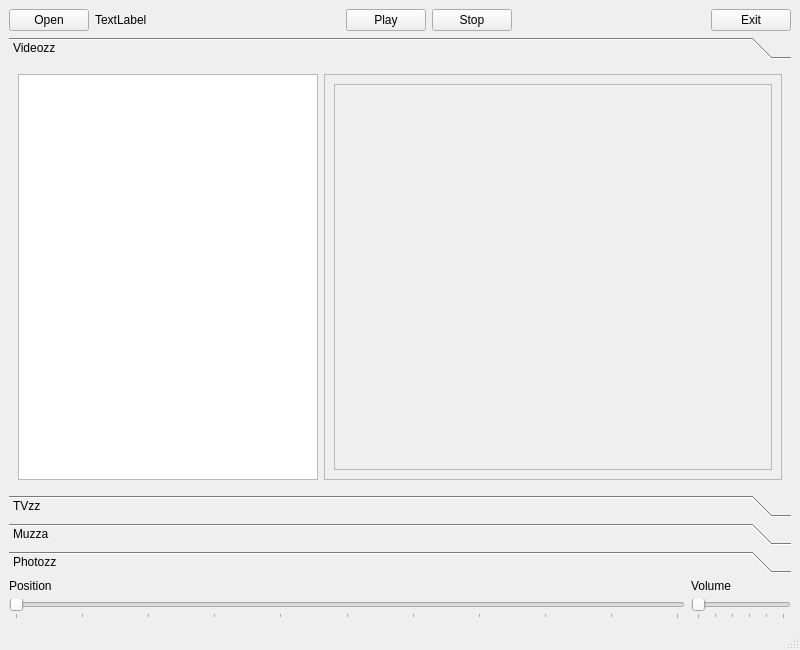
<?xml version="1.0" encoding="UTF-8"?>
<ui version="4.0">
 <class>MainWindow</class>
 <widget class="QMainWindow" name="MainWindow">
  <property name="geometry">
   <rect>
    <x>0</x>
    <y>0</y>
    <width>800</width>
    <height>650</height>
   </rect>
  </property>
  <property name="windowTitle">
   <string>MainWindow</string>
  </property>
  <widget class="QWidget" name="centralwidget">
   <layout class="QGridLayout" name="gridLayout">
    <item row="1" column="0">
     <widget class="QToolBox" name="toolBox">
      <property name="currentIndex">
       <number>0</number>
      </property>
      <widget class="QWidget" name="video">
       <property name="geometry">
        <rect>
         <x>0</x>
         <y>0</y>
         <width>782</width>
         <height>382</height>
        </rect>
       </property>
       <attribute name="label">
        <string>Videozz</string>
       </attribute>
       <layout class="QVBoxLayout" name="verticalLayout">
        <item>
         <layout class="QHBoxLayout" name="horizontalLayout_3">
          <item>
           <widget class="QListWidget" name="listWidget_video">
            <property name="maximumSize">
             <size>
              <width>300</width>
              <height>16777215</height>
             </size>
            </property>
           </widget>
          </item>
          <item>
           <widget class="QFrame" name="frame_video_wrap">
            <property name="sizePolicy">
             <sizepolicy hsizetype="Expanding" vsizetype="Expanding">
              <horstretch>0</horstretch>
              <verstretch>0</verstretch>
             </sizepolicy>
            </property>
            <property name="frameShape">
             <enum>QFrame::StyledPanel</enum>
            </property>
            <property name="frameShadow">
             <enum>QFrame::Raised</enum>
            </property>
            <layout class="QVBoxLayout" name="verticalLayout_5">
             <item>
              <widget class="QFrame" name="frame_video">
               <property name="frameShape">
                <enum>QFrame::StyledPanel</enum>
               </property>
               <property name="frameShadow">
                <enum>QFrame::Raised</enum>
               </property>
              </widget>
             </item>
            </layout>
           </widget>
          </item>
         </layout>
        </item>
       </layout>
      </widget>
      <widget class="QWidget" name="tv">
       <property name="geometry">
        <rect>
         <x>0</x>
         <y>0</y>
         <width>782</width>
         <height>382</height>
        </rect>
       </property>
       <attribute name="label">
        <string>TVzz</string>
       </attribute>
       <layout class="QVBoxLayout" name="verticalLayout_2">
        <item>
         <widget class="QListWidget" name="listWidget_tv"/>
        </item>
       </layout>
      </widget>
      <widget class="QWidget" name="music">
       <attribute name="label">
        <string>Muzza</string>
       </attribute>
       <layout class="QVBoxLayout" name="verticalLayout_3">
        <item>
         <widget class="QListWidget" name="listWidget_music"/>
        </item>
       </layout>
      </widget>
      <widget class="QWidget" name="photo">
       <attribute name="label">
        <string>Photozz</string>
       </attribute>
       <layout class="QVBoxLayout" name="verticalLayout_4">
        <item>
         <widget class="QListWidget" name="listWidget_photo"/>
        </item>
       </layout>
      </widget>
     </widget>
    </item>
    <item row="2" column="0">
     <layout class="QGridLayout" name="gridLayout_2">
      <item row="1" column="0">
       <widget class="QSlider" name="horizontalSlider_video">
        <property name="maximum">
         <number>1000</number>
        </property>
        <property name="orientation">
         <enum>Qt::Horizontal</enum>
        </property>
        <property name="tickPosition">
         <enum>QSlider::TicksBelow</enum>
        </property>
        <property name="tickInterval">
         <number>100</number>
        </property>
       </widget>
      </item>
      <item row="1" column="1">
       <widget class="QSlider" name="horizontalSlider_audio">
        <property name="maximumSize">
         <size>
          <width>100</width>
          <height>16777215</height>
         </size>
        </property>
        <property name="maximum">
         <number>100</number>
        </property>
        <property name="orientation">
         <enum>Qt::Horizontal</enum>
        </property>
        <property name="tickPosition">
         <enum>QSlider::TicksBelow</enum>
        </property>
        <property name="tickInterval">
         <number>20</number>
        </property>
       </widget>
      </item>
      <item row="0" column="1">
       <widget class="QLabel" name="label_2">
        <property name="sizePolicy">
         <sizepolicy hsizetype="Preferred" vsizetype="Minimum">
          <horstretch>0</horstretch>
          <verstretch>0</verstretch>
         </sizepolicy>
        </property>
        <property name="maximumSize">
         <size>
          <width>16777215</width>
          <height>15</height>
         </size>
        </property>
        <property name="text">
         <string>Volume</string>
        </property>
       </widget>
      </item>
      <item row="0" column="0">
       <widget class="QLabel" name="label_3">
        <property name="sizePolicy">
         <sizepolicy hsizetype="Preferred" vsizetype="Minimum">
          <horstretch>0</horstretch>
          <verstretch>0</verstretch>
         </sizepolicy>
        </property>
        <property name="maximumSize">
         <size>
          <width>16777215</width>
          <height>15</height>
         </size>
        </property>
        <property name="text">
         <string>Position</string>
        </property>
       </widget>
      </item>
     </layout>
    </item>
    <item row="0" column="0">
     <layout class="QHBoxLayout" name="horizontalLayout">
      <item>
       <widget class="QPushButton" name="pushButton_open">
        <property name="text">
         <string>Open</string>
        </property>
       </widget>
      </item>
      <item>
       <widget class="QLabel" name="label">
        <property name="text">
         <string>TextLabel</string>
        </property>
       </widget>
      </item>
      <item>
       <spacer name="horizontalSpacer">
        <property name="orientation">
         <enum>Qt::Horizontal</enum>
        </property>
        <property name="sizeHint" stdset="0">
         <size>
          <width>40</width>
          <height>20</height>
         </size>
        </property>
       </spacer>
      </item>
      <item>
       <widget class="QPushButton" name="pushButton_play">
        <property name="text">
         <string>Play</string>
        </property>
       </widget>
      </item>
      <item>
       <widget class="QPushButton" name="pushButton_stop">
        <property name="text">
         <string>Stop</string>
        </property>
       </widget>
      </item>
      <item>
       <spacer name="horizontalSpacer_2">
        <property name="orientation">
         <enum>Qt::Horizontal</enum>
        </property>
        <property name="sizeHint" stdset="0">
         <size>
          <width>40</width>
          <height>20</height>
         </size>
        </property>
       </spacer>
      </item>
      <item>
       <widget class="QPushButton" name="pushButton_exit">
        <property name="text">
         <string>Exit</string>
        </property>
       </widget>
      </item>
     </layout>
    </item>
   </layout>
  </widget>
  <widget class="QMenuBar" name="menubar">
   <property name="geometry">
    <rect>
     <x>0</x>
     <y>0</y>
     <width>800</width>
     <height>23</height>
    </rect>
   </property>
  </widget>
  <widget class="QStatusBar" name="statusbar">
   <property name="font">
    <font>
     <family>Arial Black</family>
    </font>
   </property>
  </widget>
 </widget>
 <resources/>
 <connections/>
</ui>
